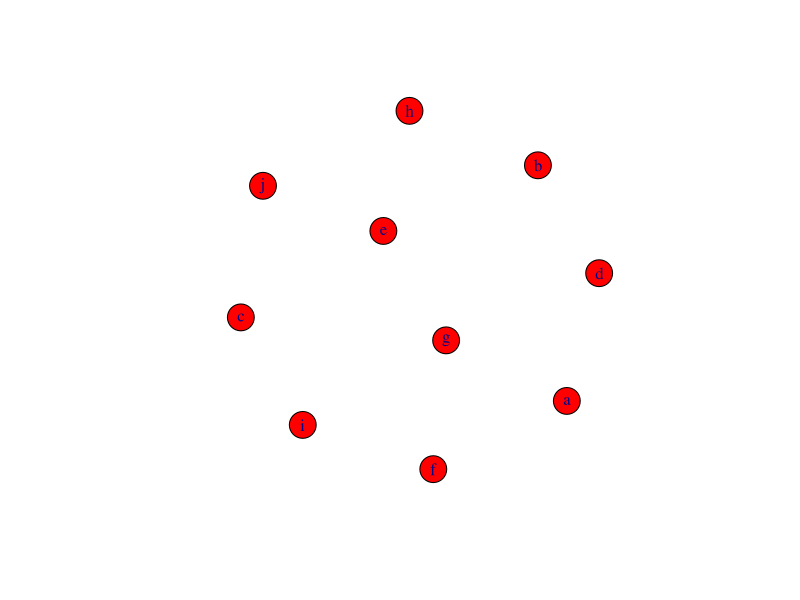
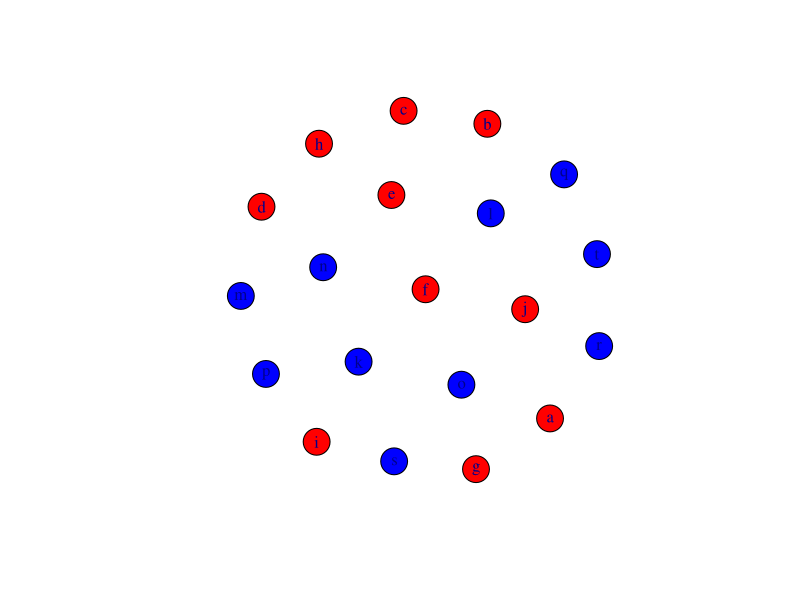
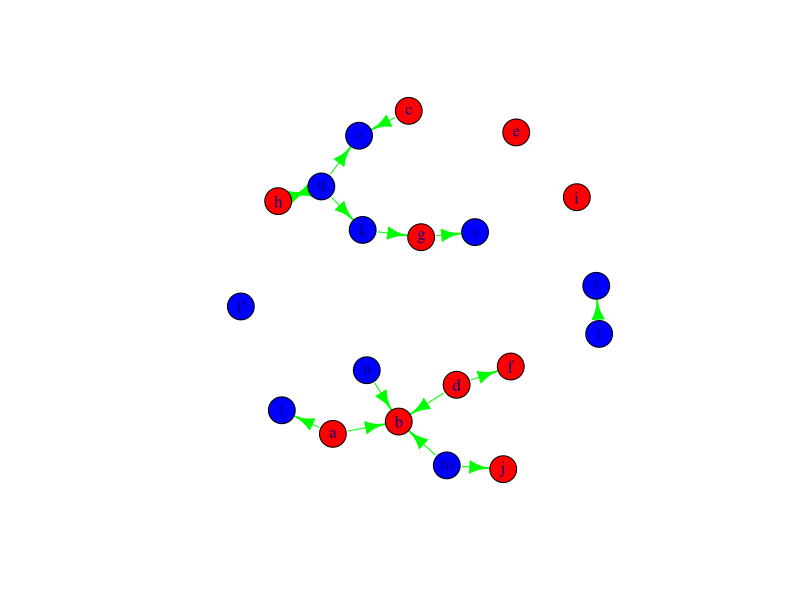

Generate these figures, in order, with R: (Note: this script raises an error after producing the figures.)
## ---- chunk 1
library(igraph)
g <- graph( c(1,2, 1,3, 2,3, 3,5), n=5 )
V(g)
E(g)

## ---- chunk 2
g <- graph.empty() + vertices(letters[1:10], color="red"); plot(g)
g <- g + vertices(letters[11:20], color="blue"); plot(g)
g <- g + edges(sample(V(g), 30, replace=TRUE), color="green");plot(g)
V(g)


## ---- chunk 3
karate <- read.graph("http://cneurocvs.rmki.kfki.hu/igraph/karate.net", format="pajek")
V(g); vcount(g)
E(g); ecount(g)
## ---- chunk 4
g <- erdos.renyi.game(8, 0.5); plot(g) # generate a random graph with 10 nodes, assigns
V(g)$color <- sample( c("red", "black"), vcount(g), rep=TRUE); plot(g) # Assign random color to node
E(g)$color <- "grey"; plot(g) # Color all edge in grey
red <- V(g)[ color == "red" ]
bl <- V(g)[ color == "black" ]
E(g)[ red %--% red ]$color <- "red"; plot(g) 
E(g)[ bl %--% bl ]$color <- "black"; plot(g) 


#The next example assigns random weights to a lattice graph and then colors the ones having weight over 0.9 red, and the rest grey.
dev.off()
g <- graph.lattice( c(10,10) )
E(g)$weight <- runif(ecount(g))
E(g)$color <- "grey"
E(g)[ weight > 0.9 ]$color <- "red"
plot(g)

# a more refined version
dev.off()
g <- graph.lattice( c(10,10) )
E(g)$weight <- runif(ecount(g))
E(g)$color <- "grey"
E(g)[ weight > 0.9 ]$color <- "red"
plot(g, vertex.size=2, vertex.label=NA, layout=layout.kamada.kawai,
edge.width=2+3*E(g)$weight)

## ---- chunk 5
er_graph <- erdos.renyi.game(100, 2/100)
plot(er_graph, vertex.label=NA, vertex.size=3) # change size and lable #Erd ̈os-R ́enyi
ws_graph <- watts.strogatz.game(1, 100, 4, 0.05)
plot(ws_graph, layout=layout.circle, vertex.label=NA, vertex.size=3) #Watts-Strogatz
ba_graph <- barabasi.game(100)
plot(ba_graph, vertex.label=NA, vertex.size=3) #Barab ́asi-Albert

## ---- chunk 6
g <- graph.lattice( length=100, dim=1, nei=4 )
average.path.length(g)
diameter(g)

ws <- watts.strogatz.game(1, 100, 4, 0.05)
plot(ws)
transitivity(ws)
degree(ws)
hist(degree(ws))
plot(degree.distribution(ws))
